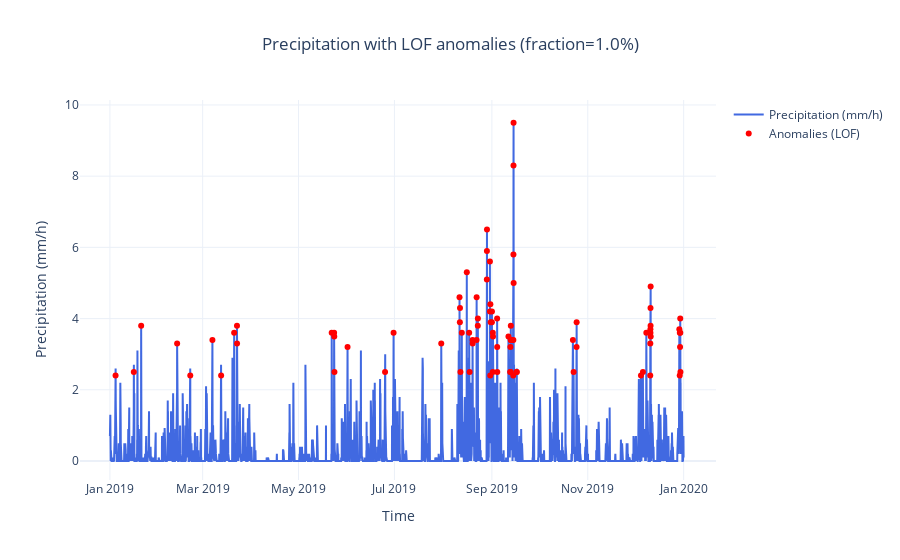

The notebook cell saved with this chart:
### Code cell
# Run LOF analysis on Bergen precipitation data
fig_lof, summary_lof = analyze_precipitation_lof(
    bergen,
    value_column="precipitation",  # column with precipitation data
    time_column="time",            # timestamp column
    outlier_fraction=0.01          # expected share of outliers (1%)
)

# Show interactive Plotly figure
fig_lof.show()

# Print summary statistics
print(summary_lof)
